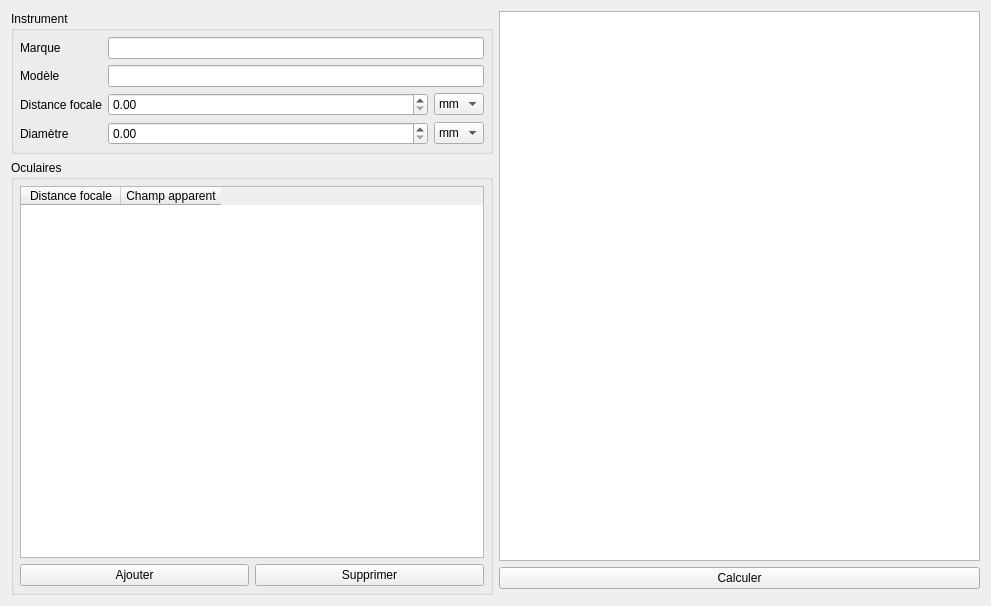
<?xml version="1.0" encoding="UTF-8"?>
<ui version="4.0">
 <class>InstrumentCalculationsDialog</class>
 <widget class="QWidget" name="InstrumentCalculationsDialog">
  <property name="geometry">
   <rect>
    <x>0</x>
    <y>0</y>
    <width>991</width>
    <height>606</height>
   </rect>
  </property>
  <property name="windowTitle">
   <string>Calculs pour instruments</string>
  </property>
  <layout class="QHBoxLayout" name="horizontalLayout" stretch="1,1">
   <item>
    <layout class="QVBoxLayout" name="verticalLayout">
     <item>
      <widget class="QGroupBox" name="groupBox">
       <property name="title">
        <string>Instrument</string>
       </property>
       <layout class="QFormLayout" name="formLayout">
        <property name="leftMargin">
         <number>6</number>
        </property>
        <property name="topMargin">
         <number>6</number>
        </property>
        <property name="rightMargin">
         <number>6</number>
        </property>
        <property name="bottomMargin">
         <number>6</number>
        </property>
        <item row="0" column="0">
         <widget class="QLabel" name="label">
          <property name="text">
           <string>Marque</string>
          </property>
         </widget>
        </item>
        <item row="0" column="1">
         <widget class="QLineEdit" name="brandLineEdit"/>
        </item>
        <item row="1" column="0">
         <widget class="QLabel" name="label_2">
          <property name="text">
           <string>Modèle</string>
          </property>
         </widget>
        </item>
        <item row="1" column="1">
         <widget class="QLineEdit" name="modelLineEdit"/>
        </item>
        <item row="2" column="0">
         <widget class="QLabel" name="label_3">
          <property name="text">
           <string>Distance focale</string>
          </property>
         </widget>
        </item>
        <item row="3" column="0">
         <widget class="QLabel" name="label_4">
          <property name="text">
           <string>Diamètre</string>
          </property>
         </widget>
        </item>
        <item row="2" column="1">
         <layout class="QHBoxLayout" name="horizontalLayout_3" stretch="1,0">
          <item>
           <widget class="QDoubleSpinBox" name="focalDoubleSpinBox">
            <property name="maximum">
             <double>99999.000000000000000</double>
            </property>
           </widget>
          </item>
          <item>
           <widget class="QComboBox" name="focalComboBox">
            <item>
             <property name="text">
              <string>mm</string>
             </property>
            </item>
            <item>
             <property name="text">
              <string>in</string>
             </property>
            </item>
           </widget>
          </item>
         </layout>
        </item>
        <item row="3" column="1">
         <layout class="QHBoxLayout" name="horizontalLayout_4" stretch="1,0">
          <item>
           <widget class="QDoubleSpinBox" name="diameterDoubleSpinBox">
            <property name="maximum">
             <double>99999.000000000000000</double>
            </property>
           </widget>
          </item>
          <item>
           <widget class="QComboBox" name="diametreComboBox">
            <item>
             <property name="text">
              <string>mm</string>
             </property>
            </item>
            <item>
             <property name="text">
              <string>in</string>
             </property>
            </item>
           </widget>
          </item>
         </layout>
        </item>
       </layout>
      </widget>
     </item>
     <item>
      <widget class="QGroupBox" name="groupBox_2">
       <property name="title">
        <string>Oculaires</string>
       </property>
       <layout class="QVBoxLayout" name="verticalLayout_3">
        <property name="leftMargin">
         <number>6</number>
        </property>
        <property name="topMargin">
         <number>6</number>
        </property>
        <property name="rightMargin">
         <number>6</number>
        </property>
        <property name="bottomMargin">
         <number>6</number>
        </property>
        <item>
         <widget class="QTableWidget" name="editableEyepiecesTableWidget">
          <property name="selectionMode">
           <enum>QAbstractItemView::SingleSelection</enum>
          </property>
          <property name="selectionBehavior">
           <enum>QAbstractItemView::SelectRows</enum>
          </property>
          <property name="rowCount">
           <number>0</number>
          </property>
          <property name="columnCount">
           <number>2</number>
          </property>
          <attribute name="horizontalHeaderDefaultSectionSize">
           <number>100</number>
          </attribute>
          <attribute name="horizontalHeaderHighlightSections">
           <bool>false</bool>
          </attribute>
          <attribute name="verticalHeaderVisible">
           <bool>false</bool>
          </attribute>
          <attribute name="verticalHeaderHighlightSections">
           <bool>false</bool>
          </attribute>
          <column>
           <property name="text">
            <string>Distance focale</string>
           </property>
          </column>
          <column>
           <property name="text">
            <string>Champ apparent</string>
           </property>
          </column>
         </widget>
        </item>
        <item>
         <layout class="QHBoxLayout" name="horizontalLayout_2" stretch="0,0">
          <item>
           <widget class="QPushButton" name="addPushButton">
            <property name="text">
             <string>Ajouter</string>
            </property>
            <property name="icon">
             <iconset resource="../ressources.qrc">
              <normaloff>:/Ressources/icons/icons8-add-row-96.png</normaloff>:/Ressources/icons/icons8-add-row-96.png</iconset>
            </property>
           </widget>
          </item>
          <item>
           <widget class="QPushButton" name="removePushButton">
            <property name="text">
             <string>Supprimer</string>
            </property>
            <property name="icon">
             <iconset resource="../ressources.qrc">
              <normaloff>:/Ressources/icons/icons8-delete-row-96.png</normaloff>:/Ressources/icons/icons8-delete-row-96.png</iconset>
            </property>
           </widget>
          </item>
         </layout>
        </item>
       </layout>
      </widget>
     </item>
    </layout>
   </item>
   <item>
    <layout class="QVBoxLayout" name="verticalLayout_2">
     <property name="bottomMargin">
      <number>6</number>
     </property>
     <item>
      <widget class="QTextBrowser" name="textBrowser"/>
     </item>
     <item>
      <widget class="QPushButton" name="computePushButton">
       <property name="text">
        <string>Calculer</string>
       </property>
      </widget>
     </item>
    </layout>
   </item>
  </layout>
 </widget>
 <resources>
  <include location="../ressources.qrc"/>
 </resources>
 <connections/>
</ui>
